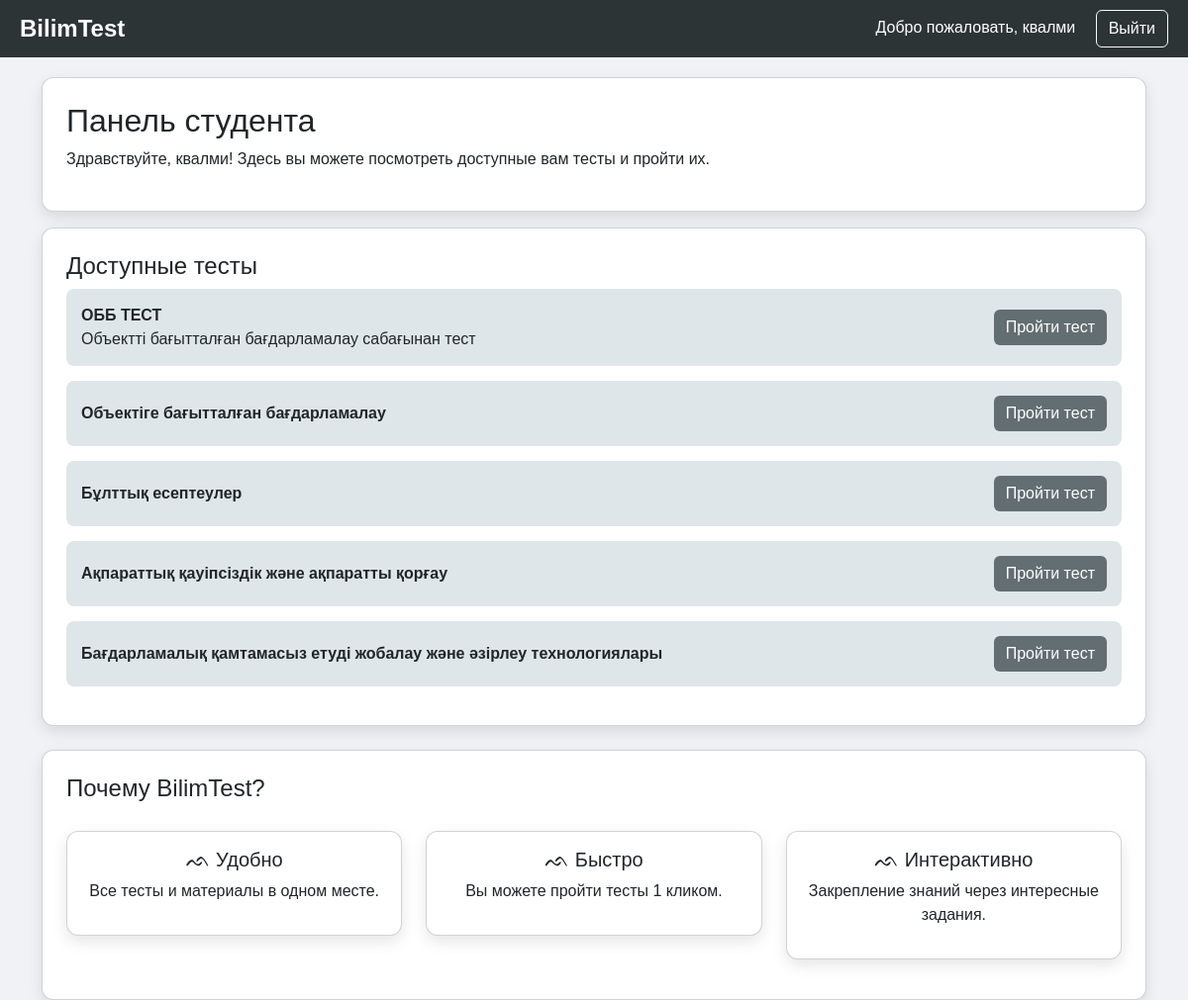
The app's page /bilimtest/student/index.php (signed in) with its own data.
### tables this page shows
CREATE TABLE `tests` (
  `id` int(11) NOT NULL,
  `title` varchar(255) NOT NULL,
  `description` text DEFAULT NULL,
  `created_by` int(11) DEFAULT NULL,
  `created_at` timestamp NOT NULL DEFAULT current_timestamp()
);

### bilimtest/student/index.php (the view, shortened to what this page needs)
<?php
include("../config/db.php");
$result = mysqli_query($conn, "SELECT * FROM tests");
?>
<!DOCTYPE html>
<html lang="kk">
<head>
    <link href="https://cdn.jsdelivr.net/npm/bootstrap@5.3.2/dist/css/bootstrap.min.css" rel="stylesheet">
</head>
<body>
<nav class="navbar d-flex align-items-center">
    <div class="title">BilimTest</div>
    <div class="ms-auto">
        <span>Добро пожаловать, <?php echo $_SESSION['fullname']; ?></span>
        <a href="../auth/logout.php" class="btn btn-outline-light ms-3">Выйти</a>
    </div>
</nav>
<div class="container">
    <div class="card p-4 hero">
        <h2>Панель студента</h2>
        <p>Здравствуйте, <?php echo $_SESSION['fullname']; ?>! Здесь вы можете посмотреть доступные вам тесты и пройти их.</p>
    </div>
    <div class="card p-4 mt-3">
        <h4>Доступные тесты</h4>
        <?php if(mysqli_num_rows($result) > 0) { ?>
            <?php while($row = mysqli_fetch_assoc($result)) { ?>
                <div class="test-item d-flex justify-content-between align-items-center">
                    <div>
                        <strong><?php echo $row['title']; ?></strong><br>
                        <?php echo $row['description']; ?>
                    </div>
                    <a href="take_test.php?test_id=<?php echo $row['id']; ?>" class="btn btn-primary">Пройти тест</a>
                </div>
            <?php } ?>
        <?php } else { ?>
            <p>Тесты еще не добавлены.</p>
        <?php } ?>
    </div>
    <div class="card p-4 mt-4">
        <h4>Почему BilimTest?</h4>
        <div class="row">
            <div class="col-md-4 mb-3">
                <div class="card p-3 text-center">
                    <h5>ᨒ Удобно</h5>
                    <p>Все тесты и материалы в одном месте.</p>
                </div>
            </div>
            <div class="col-md-4 mb-3">
                <div class="card p-3 text-center">
                    <h5>ᨒ Быстро</h5>
                    <p>Вы можете пройти тесты 1 кликом.</p>
                </div>
            </div>
            <div class="col-md-4 mb-3">
                <div class="card p-3 text-center">
                    <h5>ᨒ Интерактивно</h5>
                    <p>Закрепление знаний через интересные задания.</p>
                </div>
            </div>
        </div>
    </div>
</div>
</body>
</html>

### bilimtest/student/index.php (style rules this page uses)
body { background-color: #f0f2f5; font-family: Arial, sans-serif; }
.navbar { background-color: #2d3436; color: #fff; padding: 10px 20px; }
.navbar a { color: white; margin-left: 15px; text-decoration: none; }
.navbar .title { font-size: 1.5rem; font-weight: bold; }
.card { border-radius: 12px; box-shadow: 0 6px 15px rgba(0,0,0,0.1); margin-top: 20px; }
.btn-primary { background-color: #636e72; border: none; }
.test-item { margin-bottom: 15px; padding: 15px; background-color: #dfe6e9; border-radius: 8px; }

### records on screen
tests: title "ОББ ТЕСТ", description "Объектті бағытталған бағдарламалау сабағынан тест"
tests: title "Объектіге бағытталған бағдарламалау"
tests: title "Бұлттық есептеулер"
tests: title "Ақпараттық қауіпсіздік және ақпаратты қорғау"
tests: title "Бағдарламалық қамтамасыз етуді жобалау және әзірлеу технологиялары"

### other values on screen
$_SESSION['fullname'] "квалми"
